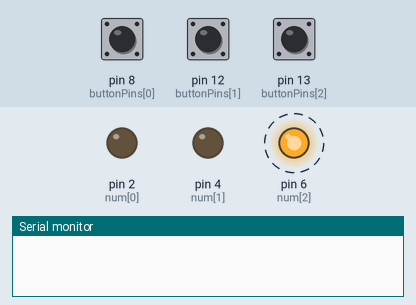
The sketch below on a simulated Arduino Uno, built with avr-gcc and run on an emulated ATmega328P. On the bench: output pins drawn as LEDs (lit = HIGH), the last lines printed to the serial monitor. Dashed ring = blinking. The test bench sets the inputs (shaded band); at power-on: pin 8 (buttonPins[0]) HIGH, pin 12 (buttonPins[1]) HIGH, pin 13 (buttonPins[2]) HIGH. Random numbers use the default seed unless the sketch sets one. At 7.3 s the program stops and its outputs stay as they are.

Above: at 2.2 s.
At 6.0 s:
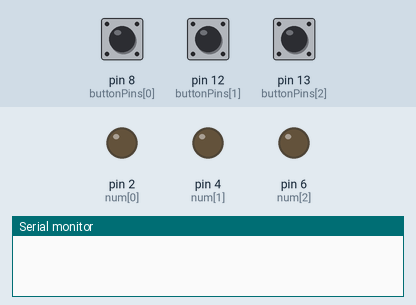
6.1 s: pin 8 (buttonPins[0]) pulled LOW for 0.2 s
At 7.1 s:
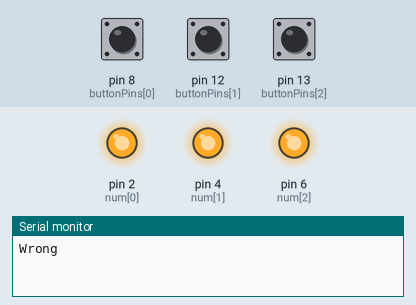
Timing chart, 0 to 8.8 s (numbered marks = the images above; inputs shaded):
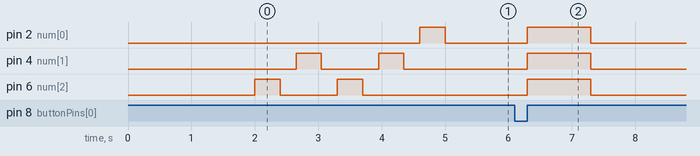

The sketch:

SimonSays.ino
```cpp
int num[3] = {2, 4, 6};
int buttonPins[3] = {8, 12, 13};
int order[5];

void setup() {
  Serial.begin(9600);

  for (int i = 0; i < 3; i++) {
    pinMode(num[i], OUTPUT);
    pinMode(buttonPins[i], INPUT_PULLUP);
  }

  randomSeed(analogRead(A0));

}

void loop() {
  delay(2000);

  // pattern
  for (int i = 0; i < 5; i++) {

    int x = num[random(3)];

    order[i] = x;

    digitalWrite(x, HIGH);
    delay(400);

    digitalWrite(x, LOW);
    delay(250);
  }

  // player input
  for (int i = 0; i < 5; i++) {

    int pressedButton = -1;

    while (pressedButton == -1) {
      for (int j = 0; j < 3; j++) {
        if (digitalRead(buttonPins[j]) == LOW) {

          pressedButton = num[j];

          delay(200);

        }
      }
    }
  //check
    if (pressedButton == order[i]) {

      Serial.println("Correct");

    }
    else {

      Serial.println("Wrong");

      // flash for wrong
      for (int k = 0; k < 3; k++) {
        digitalWrite(num[k], HIGH);
      }

      delay(1000);

      for (int k = 0; k < 3; k++) {
        digitalWrite(num[k], LOW);
      }

      while (true) {
      }
    }
  }

  Serial.println("You Win!");

  delay(2000);

}
```

Measured:
- after the input at 6.1 s, pin 2 (num[0]), pin 4 (num[1]), pin 6 (num[2]): LOW → HIGH after 0.20 s, → LOW 1.0 s later
- by itself, pin 4 (num[1]), pin 6 (num[2]): alternates HIGH for 0.40 s and LOW for 0.90 s, 4 changes in all, then stays LOW
